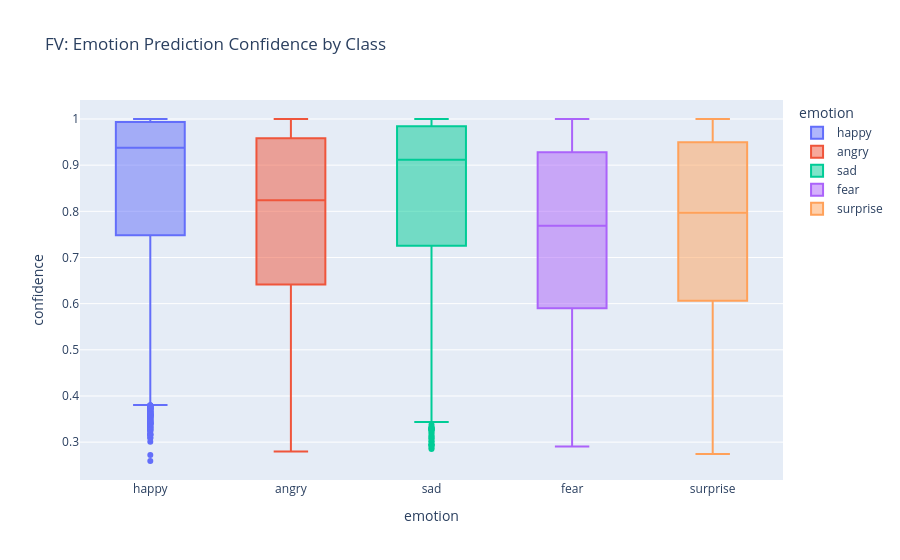
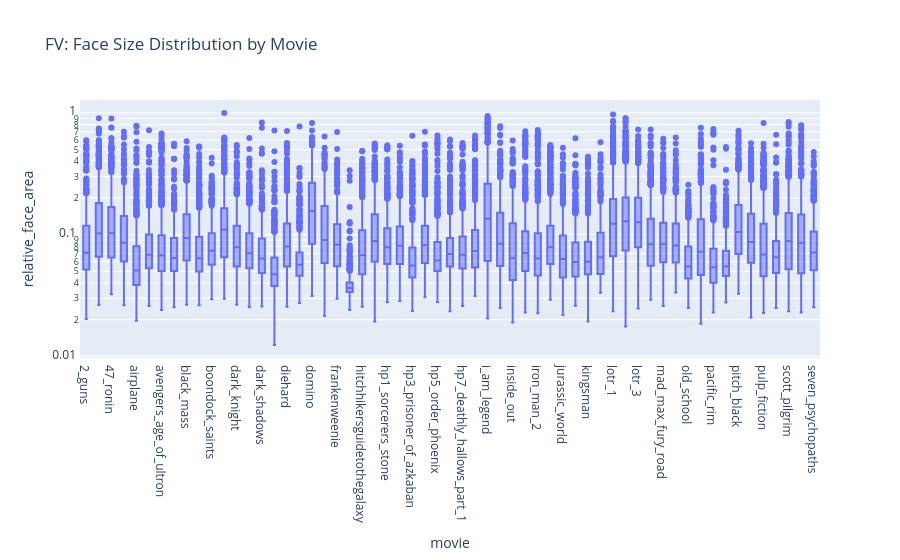
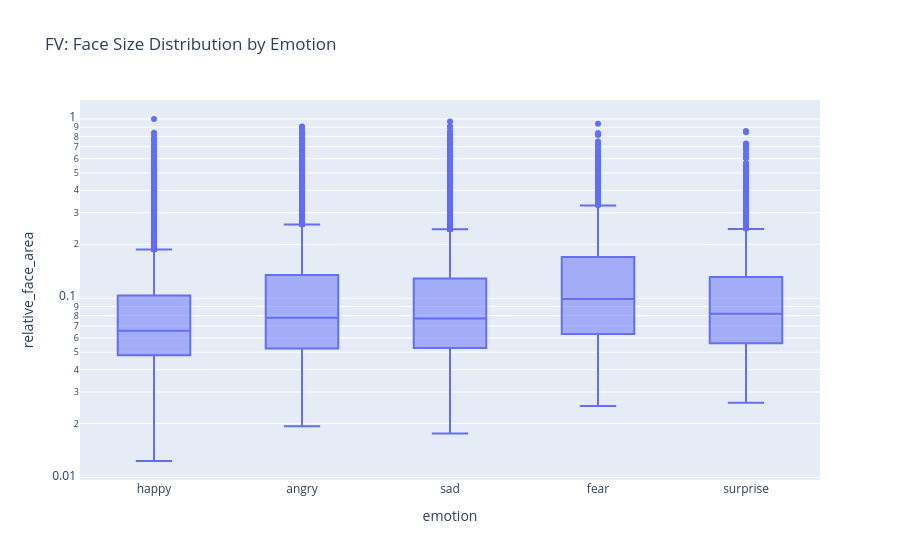
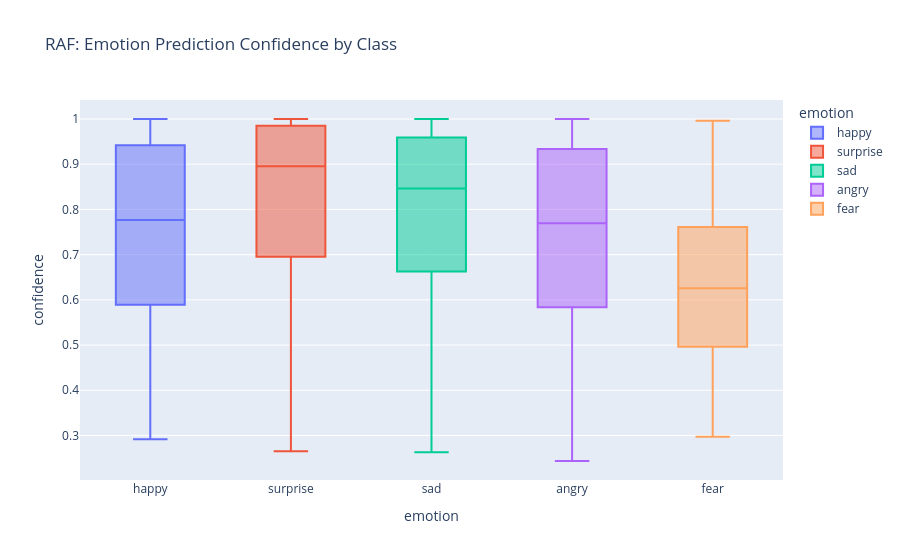

Notebook code for these charts, in order:
### Code cell
qa_visuals(movie_dfs, save_path=save_path)

### Figure 1 — Plotly figure (JSON) as saved in the notebook; plotly's stock layout.template omitted (floating-point values rounded to 4 significant figures; data arrays with more than 128 entries replaced by an {"elided": "..."} marker saying what was removed)
{"data": [{"alignmentgroup": "True", "hovertemplate": "emotion=%{x}<br>confidence=%{y}<extra></extra>", "legendgroup": "happy", "marker": {"color": "#636efa"}, "name": "happy", "notched": false, "offsetgroup": "happy", "orientation": "v", "showlegend": true, "type": "box", "x": {"elided": "16110 str values"}, "x0": " ", "xaxis": "x", "y": {"elided": "16110 float values"}, "y0": " ", "yaxis": "y"}, {"alignmentgroup": "True", "hovertemplate": "emotion=%{x}<br>confidence=%{y}<extra></extra>", "legendgroup": "angry", "marker": {"color": "#EF553B"}, "name": "angry", "notched": false, "offsetgroup": "angry", "orientation": "v", "showlegend": true, "type": "box", "x": {"elided": "8200 str values"}, "x0": " ", "xaxis": "x", "y": {"elided": "8200 float values"}, "y0": " ", "yaxis": "y"}, {"alignmentgroup": "True", "hovertemplate": "emotion=%{x}<br>confidence=%{y}<extra></extra>", "legendgroup": "sad", "marker": {"color": "#00cc96"}, "name": "sad", "notched": false, "offsetgroup": "sad", "orientation": "v", "showlegend": true, "type": "box", "x": {"elided": "17610 str values"}, "x0": " ", "xaxis": "x", "y": {"elided": "17610 float values"}, "y0": " ", "yaxis": "y"}, {"alignmentgroup": "True", "hovertemplate": "emotion=%{x}<br>confidence=%{y}<extra></extra>", "legendgroup": "fear", "marker": {"color": "#ab63fa"}, "name": "fear", "notched": false, "offsetgroup": "fear", "orientation": "v", "showlegend": true, "type": "box", "x": {"elided": "3520 str values"}, "x0": " ", "xaxis": "x", "y": {"elided": "3520 float values"}, "y0": " ", "yaxis": "y"}, {"alignmentgroup": "True", "hovertemplate": "emotion=%{x}<br>confidence=%{y}<extra></extra>", "legendgroup": "surprise", "marker": {"color": "#FFA15A"}, "name": "surprise", "notched": false, "offsetgroup": "surprise", "orientation": "v", "showlegend": true, "type": "box", "x": {"elided": "1812 str values"}, "x0": " ", "xaxis": "x", "y": {"elided": "1812 float values"}, "y0": " ", "yaxis": "y"}], "layout": {"boxmode": "overlay", "legend": {"title": {"text": "emotion"}, "tracegroupgap": 0}, "title": {"text": "FV: Emotion Prediction Confidence by Class"}, "xaxis": {"anchor": "y", "categoryarray": ["happy", "angry", "sad", "fear", "surprise"], "categoryorder": "array", "domain": [0, 1], "title": {"text": "emotion"}}, "yaxis": {"anchor": "x", "domain": [0, 1], "title": {"text": "confidence"}}}}

### Figure 2 — Plotly figure (JSON) as saved in the notebook; plotly's stock layout.template omitted (floating-point values rounded to 4 significant figures; data arrays with more than 128 entries replaced by an {"elided": "..."} marker saying what was removed)
{"data": [{"alignmentgroup": "True", "hovertemplate": "movie=%{x}<br>relative_face_area=%{y}<extra></extra>", "legendgroup": "", "marker": {"color": "#636efa"}, "name": "", "notched": false, "offsetgroup": "", "orientation": "v", "showlegend": false, "type": "box", "x": {"elided": "47252 str values"}, "x0": " ", "xaxis": "x", "y": {"elided": "47252 float values"}, "y0": " ", "yaxis": "y"}], "layout": {"boxmode": "group", "legend": {"tracegroupgap": 0}, "title": {"text": "FV: Face Size Distribution by Movie"}, "xaxis": {"anchor": "y", "domain": [0, 1], "title": {"text": "movie"}}, "yaxis": {"anchor": "x", "domain": [0, 1], "title": {"text": "relative_face_area"}, "type": "log"}}}

### Figure 3 — Plotly figure (JSON) as saved in the notebook; plotly's stock layout.template omitted (floating-point values rounded to 4 significant figures; data arrays with more than 128 entries replaced by an {"elided": "..."} marker saying what was removed)
{"data": [{"alignmentgroup": "True", "hovertemplate": "emotion=%{x}<br>relative_face_area=%{y}<extra></extra>", "legendgroup": "", "marker": {"color": "#636efa"}, "name": "", "notched": false, "offsetgroup": "", "orientation": "v", "showlegend": false, "type": "box", "x": {"elided": "47252 str values"}, "x0": " ", "xaxis": "x", "y": {"elided": "47252 float values"}, "y0": " ", "yaxis": "y"}], "layout": {"boxmode": "group", "legend": {"tracegroupgap": 0}, "title": {"text": "FV: Face Size Distribution by Emotion"}, "xaxis": {"anchor": "y", "domain": [0, 1], "title": {"text": "emotion"}}, "yaxis": {"anchor": "x", "domain": [0, 1], "title": {"text": "relative_face_area"}, "type": "log"}}}

### Figure 4 — Plotly figure (JSON) as saved in the notebook; plotly's stock layout.template omitted (floating-point values rounded to 4 significant figures; data arrays with more than 128 entries replaced by an {"elided": "..."} marker saying what was removed)
{"data": [{"alignmentgroup": "True", "hovertemplate": "emotion=%{x}<br>confidence=%{y}<extra></extra>", "legendgroup": "happy", "marker": {"color": "#636efa"}, "name": "happy", "notched": false, "offsetgroup": "happy", "orientation": "v", "showlegend": true, "type": "box", "x": {"elided": "4774 str values"}, "x0": " ", "xaxis": "x", "y": {"elided": "4774 float values"}, "y0": " ", "yaxis": "y"}, {"alignmentgroup": "True", "hovertemplate": "emotion=%{x}<br>confidence=%{y}<extra></extra>", "legendgroup": "surprise", "marker": {"color": "#EF553B"}, "name": "surprise", "notched": false, "offsetgroup": "surprise", "orientation": "v", "showlegend": true, "type": "box", "x": {"elided": "19186 str values"}, "x0": " ", "xaxis": "x", "y": {"elided": "19186 float values"}, "y0": " ", "yaxis": "y"}, {"alignmentgroup": "True", "hovertemplate": "emotion=%{x}<br>confidence=%{y}<extra></extra>", "legendgroup": "sad", "marker": {"color": "#00cc96"}, "name": "sad", "notched": false, "offsetgroup": "sad", "orientation": "v", "showlegend": true, "type": "box", "x": {"elided": "19373 str values"}, "x0": " ", "xaxis": "x", "y": {"elided": "19373 float values"}, "y0": " ", "yaxis": "y"}, {"alignmentgroup": "True", "hovertemplate": "emotion=%{x}<br>confidence=%{y}<extra></extra>", "legendgroup": "angry", "marker": {"color": "#ab63fa"}, "name": "angry", "notched": false, "offsetgroup": "angry", "orientation": "v", "showlegend": true, "type": "box", "x": {"elided": "3605 str values"}, "x0": " ", "xaxis": "x", "y": {"elided": "3605 float values"}, "y0": " ", "yaxis": "y"}, {"alignmentgroup": "True", "hovertemplate": "emotion=%{x}<br>confidence=%{y}<extra></extra>", "legendgroup": "fear", "marker": {"color": "#FFA15A"}, "name": "fear", "notched": false, "offsetgroup": "fear", "orientation": "v", "showlegend": true, "type": "box", "x": {"elided": "314 str values"}, "x0": " ", "xaxis": "x", "y": {"elided": "314 float values"}, "y0": " ", "yaxis": "y"}], "layout": {"boxmode": "overlay", "legend": {"title": {"text": "emotion"}, "tracegroupgap": 0}, "title": {"text": "RAF: Emotion Prediction Confidence by Class"}, "xaxis": {"anchor": "y", "categoryarray": ["happy", "surprise", "sad", "angry", "fear"], "categoryorder": "array", "domain": [0, 1], "title": {"text": "emotion"}}, "yaxis": {"anchor": "x", "domain": [0, 1], "title": {"text": "confidence"}}}}
